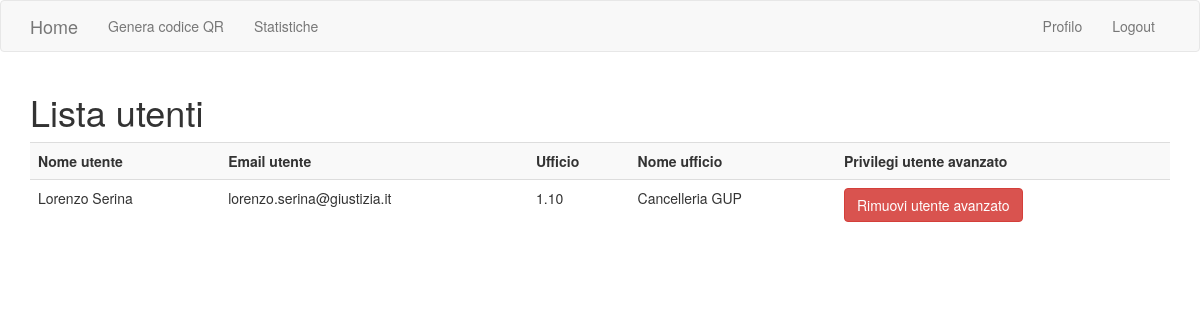
The page /su/utenti (signed in) on the database its author committed.
### app/models.py (models this page shows, shortened)
class User(UserMixin, db.Model):  # type: ignore
    id = db.Column(db.Integer, primary_key=True)
    nome = db.Column(db.String(32), index=True)
    cognome = db.Column(db.String(32), index=True)
    email = db.Column(db.String(64), index=True, unique=True)
    password = db.Column(db.String(128))
    nome_ufficio = db.Column(db.String(32), index=True)
    ufficio = db.Column(db.String(32), index=True)
    confirmed = db.Column(db.Boolean, default=False)
    superuser=db.Column(db.Boolean, default=False)

### app/superuser.py (the view)
@bp.route('/utenti', methods=('GET', 'POST'))
@login_required
def see_users():
    users=User.query.filter(User.email!=current_app.config["ADMIN_MAIL"]).all()
    return render_template('superuser/visualizza_utenti.html', title=current_app.config["LABELS"]["lista_utenti"], users=users)

### app/models.py (called while the page is built)
@login.user_loader
def load_user(id):
    try:
        user = User.query.get(int(id))
        if user.confirmed:
            return user
        else:
            return None
    except:
        return None

### app/templates/superuser/visualizza_utenti.html
{% extends "base.html" %}
{% block app_content %}
    <h1>{{ title }}</h1>
    <table id="data" class="table table-striped">
        <tr>
          <th>{{config.LABELS.nome_utente}}</th>
          <th>{{config.LABELS.email_utente}}</th>
          <th>{{config.LABELS.ufficio}}</th>
          <th>{{config.LABELS.nome_ufficio}}</th>
          <th>{{config.LABELS.privilegi}}</th>
        </tr>
        {% for user in users %}
        <tr>
          <td>{{ user.nome + " " + user.cognome }}</td>
          <td>{{ user.email }}</td>
          <td>{{ user.ufficio }}</td>
          <td>{{ user.nome_ufficio }}</td>
          <td>
            {% if  user.superuser == False %}
                <a class="btn btn-success btn-md" href="{{ url_for('superuser.promote', user_id=user.id) }}">{{ config.LABELS.promote }}</a>
            {% else %}
                <a class="btn btn-danger btn-md" href="{{ url_for('superuser.demote', user_id=user.id) }}">{{ config.LABELS.demote }}</a>
            {% endif %}
        </td>
        </tr>
        {% endfor %}
    </table>
{% endblock %}

### rows shown on the page
User: nome+cognome "Lorenzo Serina", email "lorenzo.serina@giustizia.it", ufficio "1.10", nome_ufficio "Cancelleria GUP", LABELS.demote "Rimuovi utente avanzato"

### other values the page prints
{{ config.LABELS.genera }} "Genera codice QR"
{{ config.LABELS.statistics }} "Statistiche"
{{ config.LABELS.profilo }} "Profilo"
{{ config.LABELS.logout }} "Logout"
{{ title }} "Lista utenti"
{{ config.LABELS.nome_utente }} "Nome utente"
{{ config.LABELS.email_utente }} "Email utente"
{{ config.LABELS.ufficio }} "Ufficio"
{{ config.LABELS.nome_ufficio }} "Nome ufficio"
{{ config.LABELS.privilegi }} "Privilegi utente avanzato"
